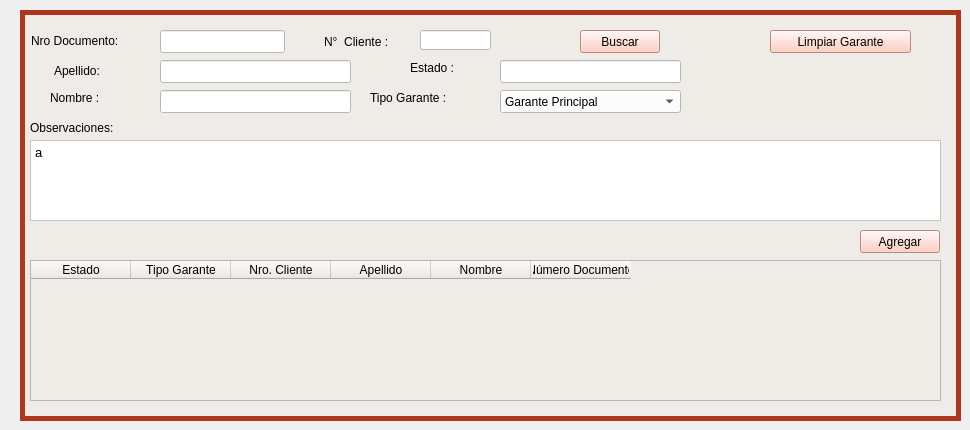
     <widget class="QWidget" name="tab_6">
      <attribute name="icon">
       <iconset>
        <normalon>Íconos/calidad-de-la-pagina.png</normalon>
       </iconset>
      </attribute>
      <attribute name="title">
       <string>Datos Garante</string>
      </attribute>
      <widget class="QGroupBox" name="groupBox_3">
       <property name="geometry">
        <rect>
         <x>20</x>
         <y>10</y>
         <width>941</width>
         <height>411</height>
        </rect>
       </property>
       <property name="styleSheet">
        <string notr="true">QGroupBox{
background-color: rgb(239, 235, 231);
border-style: solid;
border-width: 5px;
border-color: rgb(172, 55, 26);
}

QLineEdit{
background-color: rgb(255, 255, 255);
}

QTextEdit{
background-color: rgb(255, 255, 255);
}

QComboBox{
background-color: rgb(255, 255, 255);
}

QDateEdit{
background-color: rgb(255, 255, 255);
}

QPushButton{
background-color: rgb(253, 194, 179);
}

QLabel{
background-color: rgb(239, 235, 231);
}

</string>
       </property>
       <property name="title">
        <string/>
       </property>
       <widget class="QTableWidget" name="tw_garantes_lista">
        <property name="geometry">
         <rect>
          <x>10</x>
          <y>250</y>
          <width>911</width>
          <height>141</height>
         </rect>
        </property>
        <property name="styleSheet">
         <string notr="true">background-color: rgb(239, 235, 231);
</string>
        </property>
        <column>
         <property name="text">
          <string>Estado</string>
         </property>
        </column>
        <column>
         <property name="text">
          <string>Tipo Garante</string>
         </property>
        </column>
        <column>
         <property name="text">
          <string>Nro. Cliente</string>
         </property>
        </column>
        <column>
         <property name="text">
          <string>Apellido</string>
         </property>
        </column>
        <column>
         <property name="text">
          <string>Nombre</string>
         </property>
        </column>
        <column>
         <property name="text">
          <string>Número Documento</string>
         </property>
        </column>
       </widget>
       <widget class="QLineEdit" name="lne_garante_nro_cliente_nuevo">
        <property name="geometry">
         <rect>
          <x>400</x>
          <y>20</y>
          <width>71</width>
          <height>20</height>
         </rect>
        </property>
        <property name="text">
         <string/>
        </property>
       </widget>
       <widget class="QLabel" name="label_51">
        <property name="geometry">
         <rect>
          <x>11</x>
          <y>21</y>
          <width>111</width>
          <height>20</height>
         </rect>
        </property>
        <property name="text">
         <string>Nro Documento:</string>
        </property>
       </widget>
       <widget class="QLabel" name="label_22">
        <property name="geometry">
         <rect>
          <x>10</x>
          <y>110</y>
          <width>121</width>
          <height>16</height>
         </rect>
        </property>
        <property name="text">
         <string>Observaciones: </string>
        </property>
       </widget>
       <widget class="QTextEdit" name="txte_garante_observaciones">
        <property name="geometry">
         <rect>
          <x>10</x>
          <y>130</y>
          <width>911</width>
          <height>81</height>
         </rect>
        </property>
        <property name="html">
         <string>&lt;!DOCTYPE HTML PUBLIC &quot;-//W3C//DTD HTML 4.0//EN&quot; &quot;http://www.w3.org/TR/REC-html40/strict.dtd&quot;&gt;
&lt;html&gt;&lt;head&gt;&lt;meta name=&quot;qrichtext&quot; content=&quot;1&quot; /&gt;&lt;style type=&quot;text/css&quot;&gt;
p, li { white-space: pre-wrap; }
&lt;/style&gt;&lt;/head&gt;&lt;body style=&quot; font-family:'Century Schoolbook L'; font-size:10pt; font-weight:72; font-style:normal;&quot;&gt;
&lt;p style=&quot; margin-top:0px; margin-bottom:0px; margin-left:0px; margin-right:0px; -qt-block-indent:0; text-indent:0px;&quot;&gt;&lt;span style=&quot; font-family:'KacstOne';&quot;&gt;a&lt;/span&gt;&lt;/p&gt;&lt;/body&gt;&lt;/html&gt;</string>
        </property>
       </widget>
       <widget class="QLabel" name="label_31">
        <property name="geometry">
         <rect>
          <x>304</x>
          <y>24</y>
          <width>81</width>
          <height>16</height>
         </rect>
        </property>
        <property name="text">
         <string>N°  Cliente :</string>
        </property>
       </widget>
       <widget class="QPushButton" name="boton_agregar_nuevo">
        <property name="geometry">
         <rect>
          <x>840</x>
          <y>220</y>
          <width>80</width>
          <height>23</height>
         </rect>
        </property>
        <property name="text">
         <string>Agregar</string>
        </property>
       </widget>
       <widget class="QLineEdit" name="lne_garante_nro_doc_nuevo">
        <property name="geometry">
         <rect>
          <x>140</x>
          <y>20</y>
          <width>125</width>
          <height>23</height>
         </rect>
        </property>
        <property name="text">
         <string/>
        </property>
       </widget>
       <widget class="QPushButton" name="boton_buscar_garante_nuevo">
        <property name="geometry">
         <rect>
          <x>560</x>
          <y>20</y>
          <width>80</width>
          <height>23</height>
         </rect>
        </property>
        <property name="text">
         <string>Buscar</string>
        </property>
       </widget>
       <widget class="QLineEdit" name="lne_garante_apellido">
        <property name="geometry">
         <rect>
          <x>140</x>
          <y>50</y>
          <width>191</width>
          <height>23</height>
         </rect>
        </property>
        <property name="text">
         <string/>
        </property>
       </widget>
       <widget class="QLabel" name="label_4">
        <property name="geometry">
         <rect>
          <x>30</x>
          <y>80</y>
          <width>71</width>
          <height>16</height>
         </rect>
        </property>
        <property name="text">
         <string>Nombre :</string>
        </property>
       </widget>
       <widget class="QLabel" name="label_29">
        <property name="geometry">
         <rect>
          <x>34</x>
          <y>53</y>
          <width>61</width>
          <height>16</height>
         </rect>
        </property>
        <property name="text">
         <string>Apellido:</string>
        </property>
       </widget>
       <widget class="QLineEdit" name="lne_garante_nombre">
        <property name="geometry">
         <rect>
          <x>140</x>
          <y>80</y>
          <width>191</width>
          <height>23</height>
         </rect>
        </property>
        <property name="text">
         <string/>
        </property>
       </widget>
       <widget class="QLabel" name="label_23">
        <property name="geometry">
         <rect>
          <x>390</x>
          <y>50</y>
          <width>61</width>
          <height>16</height>
         </rect>
        </property>
        <property name="text">
         <string>Estado :</string>
        </property>
       </widget>
       <widget class="QLineEdit" name="lne_garante_estado">
        <property name="geometry">
         <rect>
          <x>480</x>
          <y>50</y>
          <width>181</width>
          <height>23</height>
         </rect>
        </property>
        <property name="text">
         <string/>
        </property>
       </widget>
       <widget class="QComboBox" name="cbx_tipo_garante">
        <property name="geometry">
         <rect>
          <x>480</x>
          <y>80</y>
          <width>181</width>
          <height>23</height>
         </rect>
        </property>
        <item>
         <property name="text">
          <string>Garante Principal</string>
         </property>
        </item>
        <item>
         <property name="text">
          <string>Garante Secundario</string>
         </property>
        </item>
        <item>
         <property name="text">
          <string>Otro Garante</string>
         </property>
        </item>
       </widget>
       <widget class="QLabel" name="label_24">
        <property name="geometry">
         <rect>
          <x>350</x>
          <y>80</y>
          <width>101</width>
          <height>16</height>
         </rect>
        </property>
        <property name="text">
         <string>Tipo Garante :</string>
        </property>
       </widget>
       <widget class="QPushButton" name="pushButton">
        <property name="geometry">
         <rect>
          <x>750</x>
          <y>20</y>
          <width>141</width>
          <height>23</height>
         </rect>
        </property>
        <property name="text">
         <string>Limpiar Garante</string>
        </property>
       </widget>
      </widget>
     </widget>
